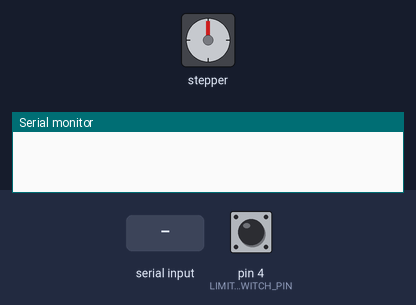
The sketch below on a simulated Arduino Uno, built with avr-gcc and run on an emulated ATmega328P. On the bench: stepper motor, the last lines printed to the serial monitor. The test bench sets the inputs (shaded band); at power-on: pin 4 (LIMIT_SWITCH_PIN) HIGH. Stepper angles assume 200 steps per turn.

Above: at 1.2 s.
1.3 s: "HOME\n" received over Serial
At 1.45 s:
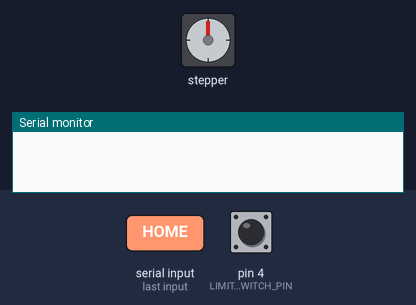
At 2.05 s:
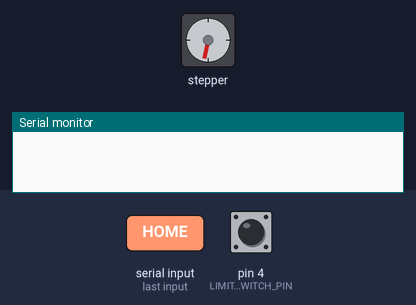
4.3 s: pin 4 (LIMIT_SWITCH_PIN) pulled LOW for 0.15 s
5.9 s: "UP\n" received over Serial
At 6.05 s:
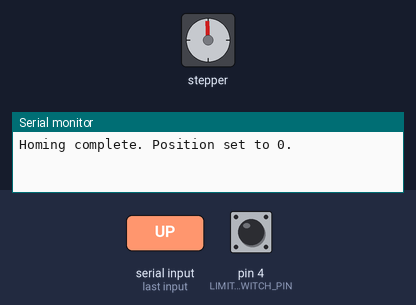
At 6.65 s:
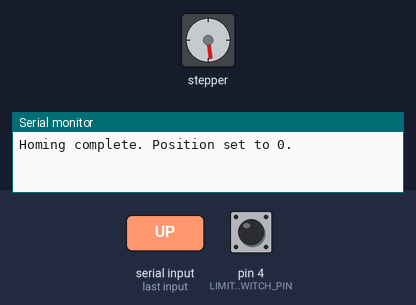
8.9 s: "DN\n" received over Serial
11.9 s: "200\n" received over Serial
14.9 s: "HOME\n" received over Serial
Timing chart, 0 to 18.9 s (numbered marks = the images above; inputs shaded):
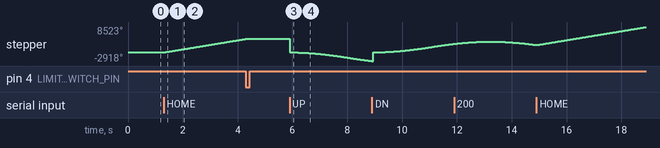

The sketch:

Stepper_Control_Nano.ino
```cpp
#include <AccelStepper.h>

// Define pins for the stepper motor driver and limit switch
#define STEP_PIN 12
#define DIR_PIN 10
#define LIMIT_SWITCH_PIN 4 // Pin connected to the limit switch

// Create an AccelStepper object
AccelStepper stepper(AccelStepper::DRIVER, STEP_PIN, DIR_PIN);

// Variables to store the desired position and serial input
long desiredPosition = 0;
String serialInput = "";
bool homing = false; // Flag to indicate homing process
bool manual_up = false; // Flag to indicate manual up
bool manual_dn = false; // Flag to indicate manual down

void setup() {
  // Initialize serial communication
  Serial.begin(9600);

  // Set the maximum speed and acceleration of the stepper motor
  stepper.setMaxSpeed(1000);    // Adjust as needed
  stepper.setAcceleration(500); // Adjust as needed

  // Set the limit switch pin as input with pull-up resistor
  pinMode(LIMIT_SWITCH_PIN, INPUT_PULLUP);
}

void loop() {
  // Check if data is available on the serial port
  if (Serial.available() > 0) {
    char incomingChar = Serial.read();

    // If the incoming character is a newline, process the input
    if (incomingChar == '\n') {
      if (serialInput == "HOME") {
        // Start homing process
        homing = true;
        stepper.setSpeed(1000); // Move backward at a constant speed
      } else if (serialInput == "UP") {
        // Start manual up process
        manual_up = true;
        stepper.setSpeed(-1000); // Move forward at a constant speed
      } else if (serialInput == "DN") {
        // Start manual down process
        manual_dn = true;
        stepper.setSpeed(1000); // Move backward at a constant speed
      } else {
        desiredPosition = serialInput.toInt(); // Convert the string to an integer
        stepper.moveTo(-desiredPosition); // Move the stepper to the desired position
      }
      serialInput = ""; // Clear the input string
    } else {
      serialInput += incomingChar; // Append the character to the input string
    }
  }

  // Homing process
  if (homing) {
    if (digitalRead(LIMIT_SWITCH_PIN) == LOW) { // Limit switch is pressed (LOW because of pull-up)
      stepper.setCurrentPosition(0); // Set the current position as 0
      stepper.stop(); // Stop the motor
      homing = false; // End homing process
      Serial.println("Homing complete. Position set to 0.");
    } else {
      stepper.runSpeed(); // Continue moving backward
    }
  } else if (manual_up) {
      stepper.setCurrentPosition(0);
      stepper.moveTo(-2000);
      stepper.run(); // moving forward
      manual_up = false;
  } else if (manual_dn) {
      stepper.setCurrentPosition(0);
      stepper.moveTo(2000);
      stepper.run(); // moving backward
      manual_dn = false;
  } else {
    // Run the stepper motor to the desired position
    stepper.run();
  }
}
```

Measured:
- after the input at 1.3 s, stepper: keeps turning clockwise at about 1517°/s, starting at once
- after the input at 5.9 s, stepper: keeps turning counter-clockwise at about 2497°/s, starting at once
